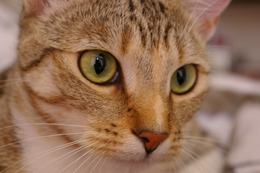
%> input picture CV/lab2/Non_Linear/chelsea.png, 260 x 173 px, shrunk from 451 x 300 before the run
$ octave Non_Linear.m   (GNU Octave 9; MATLAB toolbox functions it lacks are replaced by stand-ins)
%> lines starting %> are read from the running program, lines starting %| are printed output that depends on the picture
I = imread("chelsea.png");
%> I is the input picture: size 173x260x3 uint8; mean R, G, B 147.7, 111.4, 86.8

T = [1.1 0.35 0; 0.2 1.1 0; 0.00075 0.0005 1];
tform = projective2d(T);
I_projective = imwarp(I, tform);
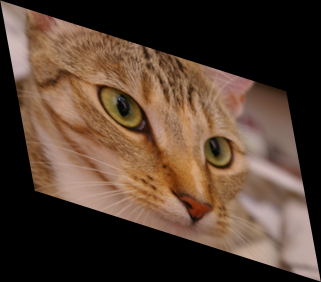
%> I_projective: size 282x321x3 uint8; mean R, G, B 83.7, 63.1, 49.2
%imshow(I_projective);

[numRows, numCols, Layers] = size(I);
%> numRows = 173; numCols = 260; Layers = 3
T = [0 0; 1 0; 0 1; 0.00001 0; 0.002 0; 0.001 0];
for k=1:1:Layers
    for y=1:1:numCols
        for x=1:1:numRows
            xnew = round(T(1,1)+T(2,1)*x+T(3,1)*y+T(4,1)*x^2+T(5,1)*x*y+T(6,1)*y^2);
            ynew = round(T(1,2)+T(2,2)*x+T(3,2)*y+T(4,2)*x^2+T(5,2)*x*y+T(6,2)*y^2);
            I_polynomial(xnew,ynew,k) = I(x,y,k);
        end
    end
end
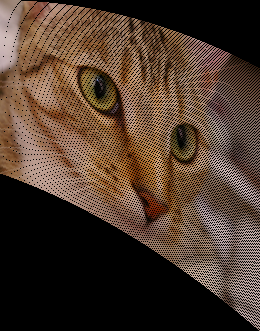
%> I_polynomial: size 331x260x3 uint8; mean R, G, B 77.2, 58.2, 45.4
%imshow(I_polynomial);

[numRows, numCols, Layers] = size(I);
[xi,yi] = meshgrid(1:numCols,1:numRows);
imid = round(size(I,2)/2);
%> imid = 130
u = xi + 20*sin(2*pi*yi/90);
v = yi;
tmap_B = cat(3,u,v);
%> (the run ends here)
